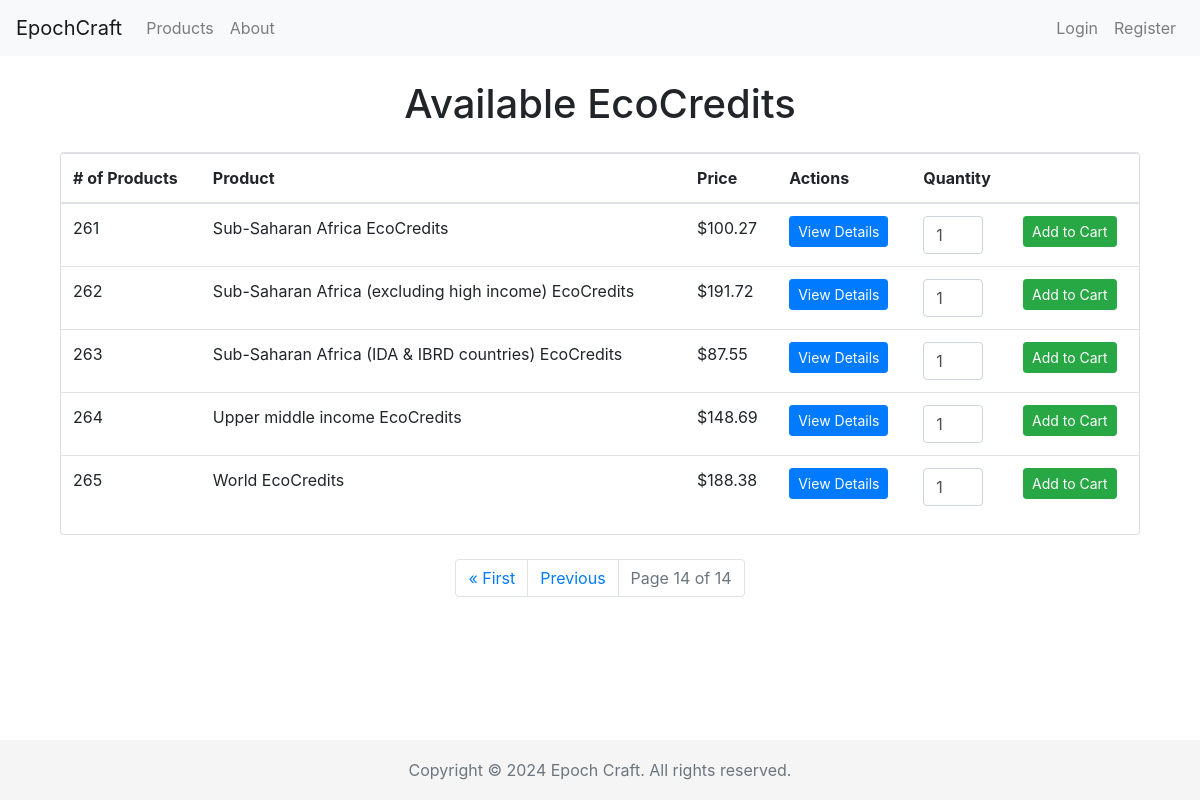
Page /products/?page=14 on the earlier database version.
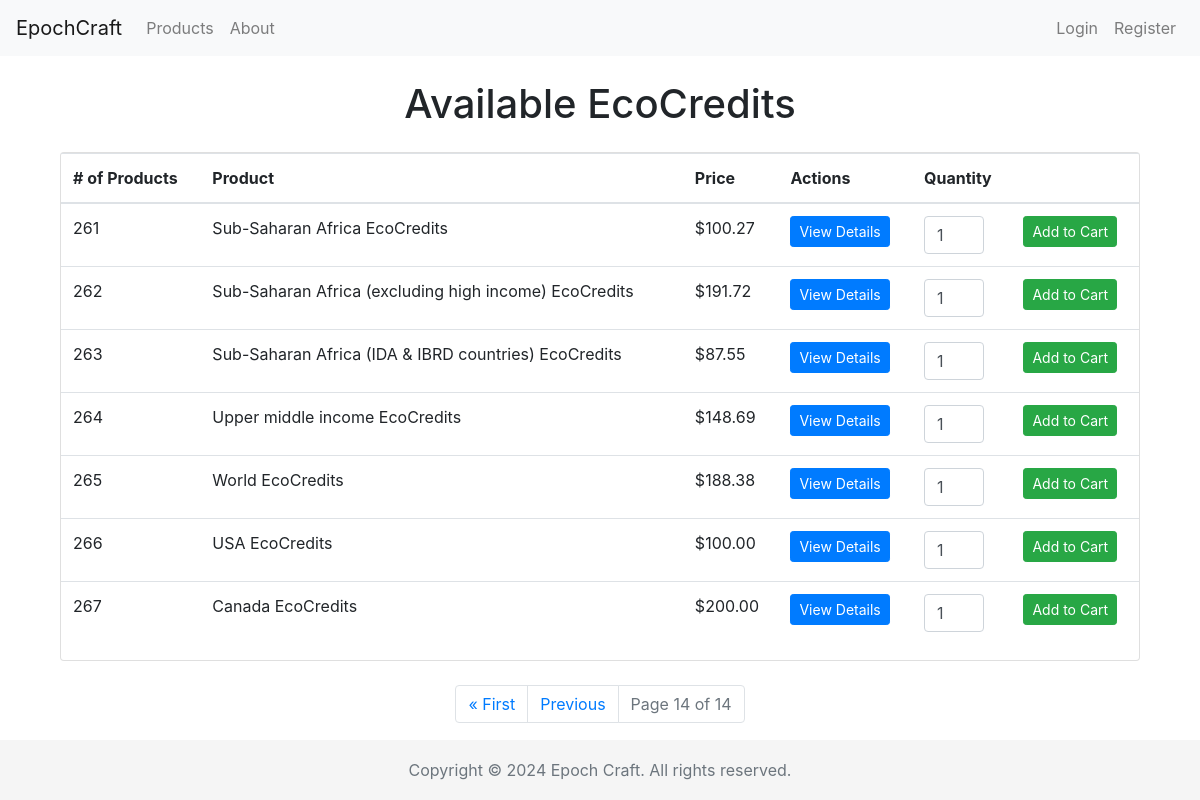
Same page on the later database version.
### cc_shop/models.py (models this page shows, shortened)
class Product(models.Model):
    country = models.ForeignKey(Country, on_delete=models.CASCADE, related_name='products')
    description = models.TextField()
    price = models.DecimalField(max_digits=10, decimal_places=2)
    type = models.CharField(max_length=50)   # Types could be like "Carbon Offset", "Renewable Energy Credit", etc

class Country(models.Model):
    country_code = models.CharField(max_length=3, primary_key=True)
    country_name = models.CharField(max_length=100)
    def __str__(self):
        return self.country_name

### cc_shop/views.py (the view)
# urls.py: path('products/', views.list_products, name='list_products'),
def list_products(request):
    query = request.GET.get('query', '').lower()
    if query:
        if 'ecocredits' in query:
            products = Product.objects.all().order_by('id')
        else:
            products = Product.objects.filter(country__country_name__icontains=query).order_by('id')  # Added ordering
    else:
        products = Product.objects.all().order_by('id')
    paginator = Paginator(products, 20)   # Show 20 products per page
    page_number = request.GET.get('page')
    try:
        products_page_obj = paginator.page(page_number)
    except PageNotAnInteger:
        products_page_obj = paginator.page(1)
    except EmptyPage:
        products_page_obj = paginator.page(paginator.num_pages)
    start_index = (products_page_obj.number - 1) * paginator.per_page + 1
    return render(request, 'list_products.html', {'products_page_obj': products_page_obj, 'start_index': start_index})

### cc_shop/templates/list_products.html (shortened to what this page needs)
{% extends 'base.html' %}
{% block content %}
<div class="container mt-4">
    <h1 class="text-center mb-4">Available EcoCredits</h1>
    <div class="card">
        <table class="table table-hover">
            <thead>
                <tr>
                    <th># of Products</th>
                    <th>Product</th>
                    <th>Price</th>
                    <th>Actions</th>
                    <th>Quantity</th>
                    <th></th>
                </tr>
            </thead>
            <tbody>
                {% for product in products_page_obj %}
                <tr>
                    <td>{{ start_index|add:forloop.counter0 }}</td>
                    <td>{{ product.country }} EcoCredits</td>
                    <td>${{ product.price }}</td>
                    <td><a href="{% url 'product_detail' product.id %}" class="btn btn-primary btn-sm" id="view-button">View Details</a></td>
                    <td>
                        <input type="number" name="quantity" value="1" min="1" max="99" class="form-control" style="width: 60px;">
                    </td>
                    <td>
                        <form action="{% url 'add_to_cart' product.id %}" method="post" class="d-inline">
                            <button type="submit" class="btn btn-success btn-sm">Add to Cart</button>
                        </form>
                    </td>
                </tr>
                {% empty %}
                <tr><td colspan="4">No products found.</td></tr>
                {% endfor %}
            </tbody>
        </table>
    </div>
    <div class="row justify-content-center mt-4">
        <nav aria-label="Page navigation">
            <ul class="pagination">
                {% if products_page_obj.has_previous %}
                    <li class="page-item"><a class="page-link" href="?page=1">&laquo; First</a></li>
                    <li class="page-item"><a class="page-link" href="?page={{ products_page_obj.previous_page_number }}">Previous</a></li>
                {% endif %}
                <li class="page-item disabled"><a class="page-link" href="#">Page {{ products_page_obj.number }} of {{ products_page_obj.paginator.num_pages }}</a></li>
            </ul>
        </nav>
    </div>
</div>
{% endblock %}

### cc_shop/templates/base.html (shortened to what this page needs)
<!DOCTYPE html>
<html lang="en">
<head>
    <link href="https://stackpath.bootstrapcdn.com/bootstrap/4.5.2/css/bootstrap.min.css" rel="stylesheet">
    <link href="https://cdnjs.cloudflare.com/ajax/libs/font-awesome/5.15.1/css/all.min.css" rel="stylesheet">
</head>
<body>
    <nav class="navbar navbar-expand-lg navbar-light bg-light">
        <a class="navbar-brand" href="{% url 'home' %}">EpochCraft</a>
        <div class="collapse navbar-collapse" id="navbarNav">
            <ul class="navbar-nav mr-auto">
                <li class="nav-item">
                    <a class="nav-link" href="{% url 'list_products' %}">Products</a>
                </li>
                <li class="nav-item">
                    <a class="nav-link" href="{% url 'about' %}">About</a>
                </li>
            </ul>
            <ul class="navbar-nav">
                {% if user.is_authenticated %}
                    <li class="nav-item">
                        <a class="nav-link" href="{% url 'dashboard' %}">Dashboard</a>
                    </li>
                    <li class="nav-item">
                        <a class="nav-link" href="{% url 'cart_detail' %}">
                            <i class="fas fa-shopping-cart"></i> Cart
                        </a>
                    </li>
                    <li class="nav-item">
                        <a class="nav-link" href="{% url 'logout' %}">Logout</a>
                    </li>
                {% else %}
                    <li class="nav-item">
                        <a class="nav-link" href="{% url 'login' %}">Login</a>
                    </li>
                    <li class="nav-item">
                        <a class="nav-link" href="{% url 'register' %}">Register</a>
                    </li>
                {% endif %}
            </ul>
        </div>
    </nav>
    <div class="container">
        {% block content %}{% endblock %}
    </div>
    <footer class="footer">
        <div class="container text-center">
            <span class="text-muted">Copyright &copy; {% now "Y" %} Epoch Craft. All rights reserved.</span>
        </div>
    </footer>
</body>
</html>

### cc_shop/templates/base.html (style rules this page uses)
html { position: relative; min-height: 100%; }
body { margin-bottom: 60px; }
.footer { position: absolute; bottom: 0; width: 100%; height: 60px; line-height: 60px; background-color: #f5f5f5; }

Differences in the rows shown:
added Product: counter0 "266", country "USA", price "100.00"
added Product: counter0 "267", country "Canada", price "200.00"
